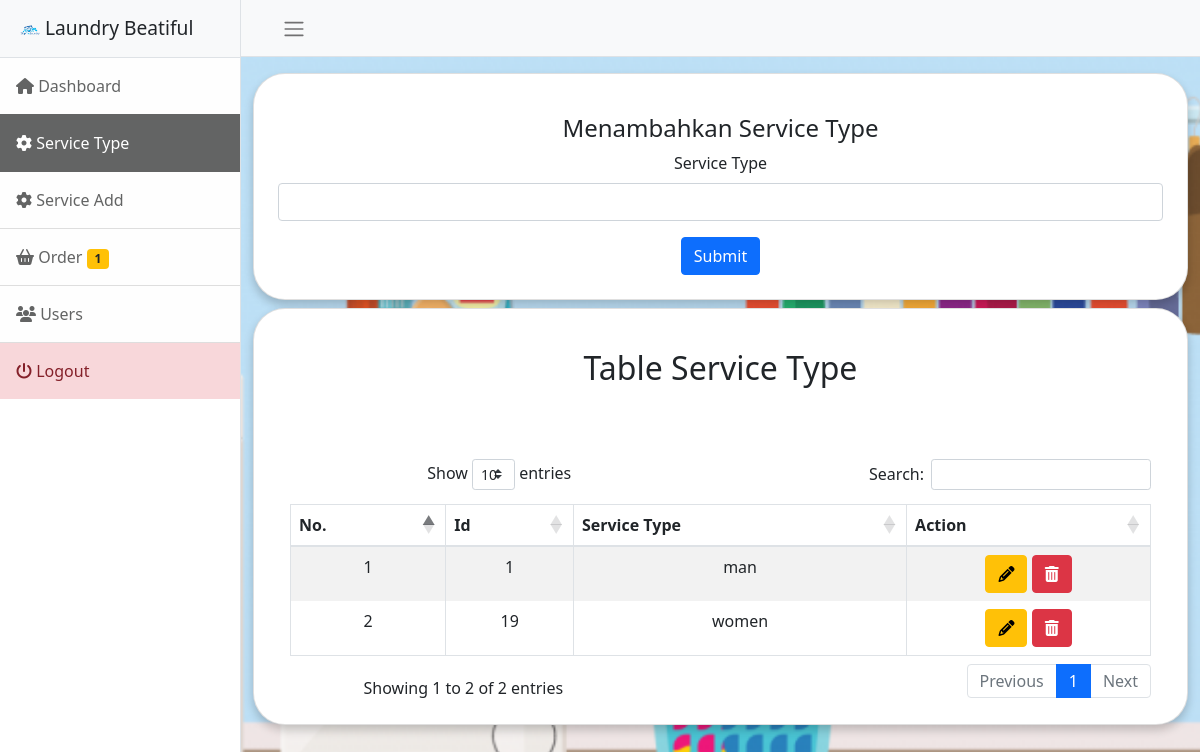
The app's page /admin/service_type.php (signed in) with its own data.
### tables this page shows
CREATE TABLE `service_type` (
  `id_service_type` int(11) NOT NULL,
  `service_type` varchar(50) NOT NULL
);

### config/crud.php (called while the page is built, shortened)
<?php
function read($table, $column, $condition = null)
{
  $db = $GLOBALS['db'];
  $sql = "SELECT " . $column . " FROM " . $table;
  $read = $db->query($sql);
  if ($read->num_rows > 0) {
    return $read;
  } else {
    return false;
  }
}

### admin/service_type.php (the view, shortened to what this page needs)
<?php
include('component/header.php');
include('component/navbar.php');
$table = 'service_type';
$read = read($table, "*");
?>
<div class="container-fluid pt-3">
  <div class="card mb-2">
    <div class="card-body">
      <?php if (isset($_GET['id_update'])) {
      ?>
        <h4 class="card-title">Mengubah Service Type</h4>
        <form method="POST">
          <div class="form-group">
            <label for="service_type">Service Type</label>
            <input type="text" class="form-control" id="service_type" name="service_type" value="<?php echo ($_GET['service']) ?>" required>
          </div>
          <button type="submit" class="btn btn-primary" name="update">Submit</button>
        </form>
      <?php
      } else { ?>
        <h4 class="card-title">Menambahkan Service Type</h4>
        <form method="POST">
          <div class="form-group">
            <label for="service_type">Service Type</label>
            <input type="text" class="form-control" id="service_type" name="service_type" required>
          </div>
          <button type="submit" class="btn btn-primary" name="submit">Submit</button>
        </form>
      <?php } ?>
    </div>
  </div>
  <div class="card">
    <div class="card-body">
      <section class="ftco-section">
        <div class="container">
          <div class="row justify-content-center">
            <div class="col-md-6 text-center mb-5">
              <h2 class="heading-section">Table Service Type</h2>
            </div>
          </div>
          <div class="row">
            <div class="col-md-12">
              <div class="table-wrap table-responsive">
                <table table id="tables" class="table table-striped table-bordered" style="width:100%">
                  <thead>
                    <tr>
                      <th>No.</th>
                      <th>Id</th>
                      <th>Service Type</th>
                      <th>Action</th>
                    </tr>
                  </thead>
                  <tbody>
                    <?php
                    if ($read->num_rows > 0) {
                      $count = '1';
                      while ($row = $read->fetch_object()) {
                        echo "<tr><td>" . $count++ . "</td>";
                        echo '<td>' . $row->id_service_type . '</td>';
                        echo "<td>" . $row->service_type . "</td>";
                        echo "<td><a href='?id_update=" . $row->id_service_type . "&service=" . $row->service_type . "' class='btn btn-warning'><i class='fa fa-pencil' aria-hidden='true'></i></a> <button type='button' class='btn btn-danger' data-toggle='modal' data-target='#delete" . $count . "'><i class='fa fa-trash'></i></button></td></tr>";
                      }
                    }
                    ?>
                  </tbody>
                </table>
              </div>
            </div>
          </div>
        </div>
      </section>
    </div>
  </div>
</div>
<?php
include('component/footer.php');
?>

### admin/component/header.php (style rules this page uses)
.card { padding: 1.5em .5em .5em; border-radius: 2em; text-align: center; box-shadow: 0 5px 10px rgba(0, 0, 0, .2); }

### records on screen
service_type: id_service_type "1", service_type "man"
service_type: id_service_type "19", service_type "women"

### other values on screen
$badge->num_rows "1"
